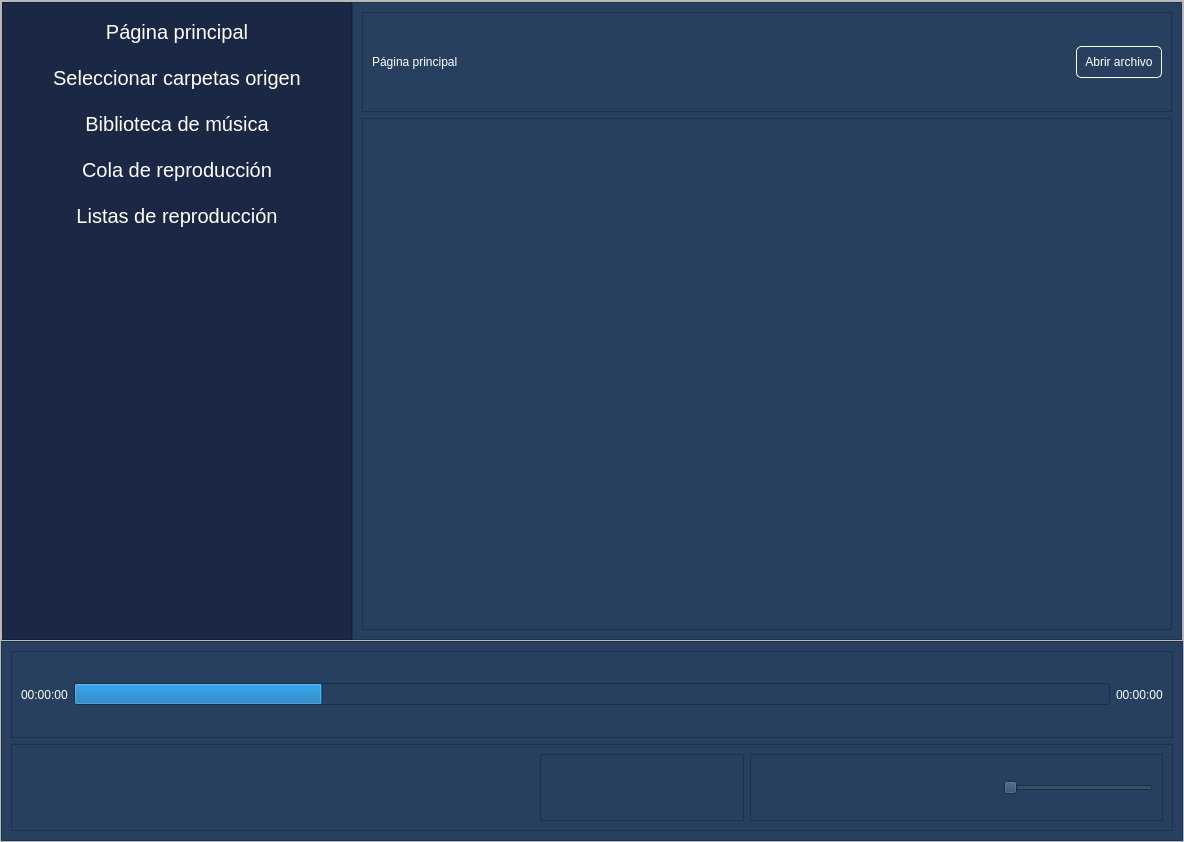
<?xml version="1.0" encoding="UTF-8"?>
<ui version="4.0">
 <class>MainWindow</class>
 <widget class="QMainWindow" name="MainWindow">
  <property name="geometry">
   <rect>
    <x>0</x>
    <y>0</y>
    <width>1184</width>
    <height>842</height>
   </rect>
  </property>
  <property name="windowTitle">
   <string>Reproductor</string>
  </property>
  <property name="windowIcon">
   <iconset>
    <normaloff>../images/play.png</normaloff>../images/play.png</iconset>
  </property>
  <property name="toolTip">
   <string/>
  </property>
  <property name="documentMode">
   <bool>false</bool>
  </property>
  <property name="tabShape">
   <enum>QTabWidget::Rounded</enum>
  </property>
  <widget class="QWidget" name="centralwidget">
   <layout class="QHBoxLayout" name="horizontalLayout">
    <property name="spacing">
     <number>0</number>
    </property>
    <property name="leftMargin">
     <number>0</number>
    </property>
    <property name="topMargin">
     <number>0</number>
    </property>
    <property name="rightMargin">
     <number>0</number>
    </property>
    <property name="bottomMargin">
     <number>0</number>
    </property>
    <item>
     <widget class="QFrame" name="frame_principal">
      <property name="styleSheet">
       <string notr="true"/>
      </property>
      <property name="frameShape">
       <enum>QFrame::StyledPanel</enum>
      </property>
      <property name="frameShadow">
       <enum>QFrame::Raised</enum>
      </property>
      <layout class="QVBoxLayout" name="verticalLayout">
       <property name="spacing">
        <number>0</number>
       </property>
       <property name="leftMargin">
        <number>0</number>
       </property>
       <property name="topMargin">
        <number>0</number>
       </property>
       <property name="rightMargin">
        <number>0</number>
       </property>
       <property name="bottomMargin">
        <number>0</number>
       </property>
       <item>
        <widget class="QFrame" name="frame_principa_superior">
         <property name="styleSheet">
          <string notr="true"/>
         </property>
         <property name="frameShape">
          <enum>QFrame::StyledPanel</enum>
         </property>
         <property name="frameShadow">
          <enum>QFrame::Raised</enum>
         </property>
         <layout class="QHBoxLayout" name="horizontalLayout_2">
          <property name="spacing">
           <number>0</number>
          </property>
          <property name="leftMargin">
           <number>0</number>
          </property>
          <property name="topMargin">
           <number>0</number>
          </property>
          <property name="rightMargin">
           <number>0</number>
          </property>
          <property name="bottomMargin">
           <number>0</number>
          </property>
          <item>
           <widget class="QFrame" name="frame_menu">
            <property name="minimumSize">
             <size>
              <width>350</width>
              <height>0</height>
             </size>
            </property>
            <property name="maximumSize">
             <size>
              <width>400</width>
              <height>16777215</height>
             </size>
            </property>
            <property name="styleSheet">
             <string notr="true">QPushButton {
	background-color: #1b2845;
	color:white;
	font-size: 20px;
	border-radius:3px;
	height: 40px;
	font: 87 12pt &quot;Helvetica LT Std Cond Blk&quot;;
}
QFrame {
background-color: #1b2845;
}

QPushButton:hover{
	background-color: #274060;
}</string>
            </property>
            <property name="frameShape">
             <enum>QFrame::StyledPanel</enum>
            </property>
            <property name="frameShadow">
             <enum>QFrame::Raised</enum>
            </property>
            <layout class="QVBoxLayout" name="verticalLayout_2">
             <item>
              <widget class="QPushButton" name="btn_main_page">
               <property name="text">
                <string>Página principal</string>
               </property>
               <property name="icon">
                <iconset>
                 <normaloff>../images/casa.png</normaloff>../images/casa.png</iconset>
               </property>
               <property name="iconSize">
                <size>
                 <width>30</width>
                 <height>30</height>
                </size>
               </property>
              </widget>
             </item>
             <item>
              <widget class="QPushButton" name="btn_select_folder">
               <property name="text">
                <string>Seleccionar carpetas origen</string>
               </property>
               <property name="icon">
                <iconset>
                 <normaloff>../images/carpeta-de-seleccion-de-musica.png</normaloff>../images/carpeta-de-seleccion-de-musica.png</iconset>
               </property>
               <property name="iconSize">
                <size>
                 <width>30</width>
                 <height>30</height>
                </size>
               </property>
              </widget>
             </item>
             <item>
              <widget class="QPushButton" name="btn_music_library">
               <property name="text">
                <string>Biblioteca de música</string>
               </property>
               <property name="icon">
                <iconset>
                 <normaloff>../images/biblioteca-musica.png</normaloff>../images/biblioteca-musica.png</iconset>
               </property>
               <property name="iconSize">
                <size>
                 <width>30</width>
                 <height>30</height>
                </size>
               </property>
              </widget>
             </item>
             <item>
              <widget class="QPushButton" name="btn_queue">
               <property name="text">
                <string>Cola de reproducción</string>
               </property>
               <property name="icon">
                <iconset>
                 <normaloff>../images/cola-reproduccion.png</normaloff>../images/cola-reproduccion.png</iconset>
               </property>
               <property name="iconSize">
                <size>
                 <width>30</width>
                 <height>30</height>
                </size>
               </property>
              </widget>
             </item>
             <item>
              <widget class="QPushButton" name="btn_playists">
               <property name="text">
                <string>Listas de reproducción</string>
               </property>
               <property name="icon">
                <iconset>
                 <normaloff>../images/lista-reproduccion.png</normaloff>../images/lista-reproduccion.png</iconset>
               </property>
               <property name="iconSize">
                <size>
                 <width>30</width>
                 <height>30</height>
                </size>
               </property>
              </widget>
             </item>
             <item>
              <spacer name="verticalSpacer_4">
               <property name="orientation">
                <enum>Qt::Vertical</enum>
               </property>
               <property name="sizeHint" stdset="0">
                <size>
                 <width>20</width>
                 <height>40</height>
                </size>
               </property>
              </spacer>
             </item>
            </layout>
           </widget>
          </item>
          <item>
           <widget class="QFrame" name="frame_main">
            <property name="styleSheet">
             <string notr="true">background-color:#274060;</string>
            </property>
            <property name="frameShape">
             <enum>QFrame::StyledPanel</enum>
            </property>
            <property name="frameShadow">
             <enum>QFrame::Raised</enum>
            </property>
            <layout class="QHBoxLayout" name="horizontalLayout_3">
             <property name="spacing">
              <number>0</number>
             </property>
             <property name="leftMargin">
              <number>0</number>
             </property>
             <property name="topMargin">
              <number>0</number>
             </property>
             <property name="rightMargin">
              <number>0</number>
             </property>
             <property name="bottomMargin">
              <number>0</number>
             </property>
             <item>
              <widget class="QStackedWidget" name="stk_main">
               <property name="font">
                <font>
                 <kerning>false</kerning>
                </font>
               </property>
               <property name="cursor">
                <cursorShape>ArrowCursor</cursorShape>
               </property>
               <property name="acceptDrops">
                <bool>true</bool>
               </property>
               <property name="toolTip">
                <string/>
               </property>
               <property name="toolTipDuration">
                <number>-1</number>
               </property>
               <property name="statusTip">
                <string/>
               </property>
               <property name="currentIndex">
                <number>0</number>
               </property>
               <widget class="QWidget" name="pg_main">
                <layout class="QVBoxLayout" name="verticalLayout_4">
                 <item>
                  <widget class="QFrame" name="frame">
                   <property name="minimumSize">
                    <size>
                     <width>0</width>
                     <height>50</height>
                    </size>
                   </property>
                   <property name="maximumSize">
                    <size>
                     <width>16777215</width>
                     <height>100</height>
                    </size>
                   </property>
                   <property name="styleSheet">
                    <string notr="true">QLabel{
	font: 87 30pt &quot;Helvetica LT Std Cond Blk&quot;;
	color:white;
}

QPushButton{
	font: 87 12pt &quot;Helvetica LT Std Cond Blk&quot;;
	color:white;
	border-radius: 5px;
	background-color: #274060;
	border:0.6px solid white;
	padding:8px;
}
QPushButton:hover{
	background-color:#335c81;
}</string>
                   </property>
                   <property name="frameShape">
                    <enum>QFrame::StyledPanel</enum>
                   </property>
                   <property name="frameShadow">
                    <enum>QFrame::Raised</enum>
                   </property>
                   <layout class="QHBoxLayout" name="horizontalLayout_8">
                    <item>
                     <widget class="QLabel" name="label">
                      <property name="minimumSize">
                       <size>
                        <width>250</width>
                        <height>0</height>
                       </size>
                      </property>
                      <property name="maximumSize">
                       <size>
                        <width>340</width>
                        <height>16777215</height>
                       </size>
                      </property>
                      <property name="text">
                       <string>Página principal</string>
                      </property>
                     </widget>
                    </item>
                    <item>
                     <spacer name="horizontalSpacer_3">
                      <property name="orientation">
                       <enum>Qt::Horizontal</enum>
                      </property>
                      <property name="sizeHint" stdset="0">
                       <size>
                        <width>40</width>
                        <height>20</height>
                       </size>
                      </property>
                     </spacer>
                    </item>
                    <item>
                     <widget class="QPushButton" name="btn_open_file_main">
                      <property name="text">
                       <string>Abrir archivo</string>
                      </property>
                     </widget>
                    </item>
                   </layout>
                  </widget>
                 </item>
                 <item>
                  <widget class="QFrame" name="frame_recent_files">
                   <property name="frameShape">
                    <enum>QFrame::StyledPanel</enum>
                   </property>
                   <property name="frameShadow">
                    <enum>QFrame::Raised</enum>
                   </property>
                  </widget>
                 </item>
                </layout>
               </widget>
               <widget class="QWidget" name="pg_select_folder">
                <layout class="QVBoxLayout" name="verticalLayout_5">
                 <item>
                  <widget class="QFrame" name="frame_3">
                   <property name="minimumSize">
                    <size>
                     <width>0</width>
                     <height>50</height>
                    </size>
                   </property>
                   <property name="maximumSize">
                    <size>
                     <width>16777215</width>
                     <height>100</height>
                    </size>
                   </property>
                   <property name="styleSheet">
                    <string notr="true">font: 87 30pt Helvetica LT Std Cond Blk;
color:white;</string>
                   </property>
                   <property name="frameShape">
                    <enum>QFrame::StyledPanel</enum>
                   </property>
                   <property name="frameShadow">
                    <enum>QFrame::Raised</enum>
                   </property>
                   <layout class="QVBoxLayout" name="verticalLayout_6">
                    <item>
                     <widget class="QLabel" name="label_2">
                      <property name="minimumSize">
                       <size>
                        <width>300</width>
                        <height>0</height>
                       </size>
                      </property>
                      <property name="maximumSize">
                       <size>
                        <width>700</width>
                        <height>16777215</height>
                       </size>
                      </property>
                      <property name="text">
                       <string>Seleccionar carpetas de música</string>
                      </property>
                     </widget>
                    </item>
                   </layout>
                  </widget>
                 </item>
                 <item>
                  <widget class="QFrame" name="frame_library">
                   <property name="frameShape">
                    <enum>QFrame::StyledPanel</enum>
                   </property>
                   <property name="frameShadow">
                    <enum>QFrame::Raised</enum>
                   </property>
                  </widget>
                 </item>
                </layout>
               </widget>
               <widget class="QWidget" name="pg_music_library">
                <layout class="QVBoxLayout" name="verticalLayout_7">
                 <item>
                  <widget class="QFrame" name="frame_4">
                   <property name="minimumSize">
                    <size>
                     <width>0</width>
                     <height>50</height>
                    </size>
                   </property>
                   <property name="maximumSize">
                    <size>
                     <width>16777215</width>
                     <height>100</height>
                    </size>
                   </property>
                   <property name="styleSheet">
                    <string notr="true">font: 87 30pt Helvetica LT Std Cond Blk;
color:white;</string>
                   </property>
                   <property name="frameShape">
                    <enum>QFrame::StyledPanel</enum>
                   </property>
                   <property name="frameShadow">
                    <enum>QFrame::Raised</enum>
                   </property>
                   <layout class="QVBoxLayout" name="verticalLayout_8">
                    <item>
                     <widget class="QLabel" name="label_3">
                      <property name="minimumSize">
                       <size>
                        <width>250</width>
                        <height>0</height>
                       </size>
                      </property>
                      <property name="maximumSize">
                       <size>
                        <width>340</width>
                        <height>16777215</height>
                       </size>
                      </property>
                      <property name="text">
                       <string>Música</string>
                      </property>
                     </widget>
                    </item>
                   </layout>
                  </widget>
                 </item>
                 <item>
                  <widget class="QFrame" name="frame_5">
                   <property name="frameShape">
                    <enum>QFrame::StyledPanel</enum>
                   </property>
                   <property name="frameShadow">
                    <enum>QFrame::Raised</enum>
                   </property>
                  </widget>
                 </item>
                </layout>
               </widget>
               <widget class="QWidget" name="pg_queue">
                <layout class="QVBoxLayout" name="verticalLayout_9">
                 <item>
                  <widget class="QFrame" name="frame_6">
                   <property name="minimumSize">
                    <size>
                     <width>0</width>
                     <height>50</height>
                    </size>
                   </property>
                   <property name="maximumSize">
                    <size>
                     <width>16777215</width>
                     <height>100</height>
                    </size>
                   </property>
                   <property name="styleSheet">
                    <string notr="true">font: 87 30pt Helvetica LT Std Cond Blk;
color:white;</string>
                   </property>
                   <property name="frameShape">
                    <enum>QFrame::StyledPanel</enum>
                   </property>
                   <property name="frameShadow">
                    <enum>QFrame::Raised</enum>
                   </property>
                   <layout class="QVBoxLayout" name="verticalLayout_10">
                    <item>
                     <widget class="QLabel" name="label_4">
                      <property name="minimumSize">
                       <size>
                        <width>450</width>
                        <height>0</height>
                       </size>
                      </property>
                      <property name="maximumSize">
                       <size>
                        <width>500</width>
                        <height>16777215</height>
                       </size>
                      </property>
                      <property name="text">
                       <string>Cola de reproducción</string>
                      </property>
                     </widget>
                    </item>
                   </layout>
                  </widget>
                 </item>
                 <item>
                  <widget class="QFrame" name="frame_7">
                   <property name="frameShape">
                    <enum>QFrame::StyledPanel</enum>
                   </property>
                   <property name="frameShadow">
                    <enum>QFrame::Raised</enum>
                   </property>
                  </widget>
                 </item>
                </layout>
               </widget>
               <widget class="QWidget" name="pg_playlists">
                <layout class="QVBoxLayout" name="verticalLayout_11">
                 <item>
                  <widget class="QFrame" name="frame_8">
                   <property name="minimumSize">
                    <size>
                     <width>0</width>
                     <height>50</height>
                    </size>
                   </property>
                   <property name="maximumSize">
                    <size>
                     <width>16777215</width>
                     <height>100</height>
                    </size>
                   </property>
                   <property name="styleSheet">
                    <string notr="true">font: 87 30pt Helvetica LT Std Cond Blk;
color:white;</string>
                   </property>
                   <property name="frameShape">
                    <enum>QFrame::StyledPanel</enum>
                   </property>
                   <property name="frameShadow">
                    <enum>QFrame::Raised</enum>
                   </property>
                   <layout class="QVBoxLayout" name="verticalLayout_12">
                    <item>
                     <widget class="QLabel" name="label_5">
                      <property name="minimumSize">
                       <size>
                        <width>450</width>
                        <height>0</height>
                       </size>
                      </property>
                      <property name="maximumSize">
                       <size>
                        <width>500</width>
                        <height>16777215</height>
                       </size>
                      </property>
                      <property name="text">
                       <string>Listas de reproducción</string>
                      </property>
                     </widget>
                    </item>
                   </layout>
                  </widget>
                 </item>
                 <item>
                  <widget class="QFrame" name="frame_9">
                   <property name="frameShape">
                    <enum>QFrame::StyledPanel</enum>
                   </property>
                   <property name="frameShadow">
                    <enum>QFrame::Raised</enum>
                   </property>
                  </widget>
                 </item>
                </layout>
               </widget>
              </widget>
             </item>
            </layout>
           </widget>
          </item>
         </layout>
        </widget>
       </item>
       <item>
        <widget class="QFrame" name="frame_reproductor">
         <property name="minimumSize">
          <size>
           <width>0</width>
           <height>200</height>
          </size>
         </property>
         <property name="maximumSize">
          <size>
           <width>16777215</width>
           <height>200</height>
          </size>
         </property>
         <property name="styleSheet">
          <string notr="true">background-color: #274060;</string>
         </property>
         <property name="frameShape">
          <enum>QFrame::StyledPanel</enum>
         </property>
         <property name="frameShadow">
          <enum>QFrame::Raised</enum>
         </property>
         <property name="lineWidth">
          <number>5</number>
         </property>
         <layout class="QVBoxLayout" name="verticalLayout_3">
          <item>
           <widget class="QFrame" name="frame_progress_bar">
            <property name="focusPolicy">
             <enum>Qt::StrongFocus</enum>
            </property>
            <property name="styleSheet">
             <string notr="true">QLabel{
	font-size: 12px;
	color:white;
	font: 87 12pt &quot;Helvetica LT Std Cond Blk&quot;;
}</string>
            </property>
            <property name="frameShape">
             <enum>QFrame::StyledPanel</enum>
            </property>
            <property name="frameShadow">
             <enum>QFrame::Raised</enum>
            </property>
            <layout class="QHBoxLayout" name="horizontalLayout_4">
             <item>
              <widget class="QLabel" name="lbl_time">
               <property name="text">
                <string>00:00:00</string>
               </property>
              </widget>
             </item>
             <item>
              <widget class="QProgressBar" name="progress_bar">
               <property name="value">
                <number>24</number>
               </property>
               <property name="format">
                <string/>
               </property>
              </widget>
             </item>
             <item>
              <widget class="QLabel" name="lbl_rest_time">
               <property name="text">
                <string>00:00:00</string>
               </property>
              </widget>
             </item>
            </layout>
           </widget>
          </item>
          <item>
           <widget class="QFrame" name="frame_buttons_rep">
            <property name="frameShape">
             <enum>QFrame::StyledPanel</enum>
            </property>
            <property name="frameShadow">
             <enum>QFrame::Raised</enum>
            </property>
            <layout class="QHBoxLayout" name="horizontalLayout_5">
             <item>
              <widget class="QLabel" name="lbl_name_song">
               <property name="minimumSize">
                <size>
                 <width>100</width>
                 <height>0</height>
                </size>
               </property>
               <property name="maximumSize">
                <size>
                 <width>350</width>
                 <height>16777215</height>
                </size>
               </property>
               <property name="styleSheet">
                <string notr="true">color:white;
font: 87 12pt &quot;Helvetica LT Std Cond Blk&quot;;</string>
               </property>
               <property name="text">
                <string/>
               </property>
              </widget>
             </item>
             <item>
              <spacer name="horizontalSpacer_2">
               <property name="orientation">
                <enum>Qt::Horizontal</enum>
               </property>
               <property name="sizeHint" stdset="0">
                <size>
                 <width>40</width>
                 <height>20</height>
                </size>
               </property>
              </spacer>
             </item>
             <item>
              <widget class="QFrame" name="frame_playbtn">
               <property name="toolTip">
                <string/>
               </property>
               <property name="styleSheet">
                <string notr="true">QPushButton {
	color:white;
	font: 87 12pt &quot;Helvetica LT Std Cond Blk&quot;;
	border-radius:8px;
}

QPushButton:hover{
	background-color:#335c81;
}</string>
               </property>
               <property name="frameShape">
                <enum>QFrame::StyledPanel</enum>
               </property>
               <property name="frameShadow">
                <enum>QFrame::Raised</enum>
               </property>
               <layout class="QHBoxLayout" name="horizontalLayout_6">
                <item>
                 <widget class="QPushButton" name="btn_random">
                  <property name="styleSheet">
                   <string notr="true"/>
                  </property>
                  <property name="text">
                   <string/>
                  </property>
                  <property name="icon">
                   <iconset>
                    <normaloff>../images/aleatorio.png</normaloff>../images/aleatorio.png</iconset>
                  </property>
                  <property name="iconSize">
                   <size>
                    <width>35</width>
                    <height>35</height>
                   </size>
                  </property>
                 </widget>
                </item>
                <item>
                 <widget class="QPushButton" name="btn_retreat">
                  <property name="styleSheet">
                   <string notr="true"/>
                  </property>
                  <property name="text">
                   <string/>
                  </property>
                  <property name="icon">
                   <iconset>
                    <normaloff>../images/anterior.png</normaloff>../images/anterior.png</iconset>
                  </property>
                  <property name="iconSize">
                   <size>
                    <width>35</width>
                    <height>35</height>
                   </size>
                  </property>
                 </widget>
                </item>
                <item>
                 <widget class="QPushButton" name="btn_play">
                  <property name="enabled">
                   <bool>true</bool>
                  </property>
                  <property name="cursor">
                   <cursorShape>ArrowCursor</cursorShape>
                  </property>
                  <property name="mouseTracking">
                   <bool>false</bool>
                  </property>
                  <property name="focusPolicy">
                   <enum>Qt::StrongFocus</enum>
                  </property>
                  <property name="contextMenuPolicy">
                   <enum>Qt::DefaultContextMenu</enum>
                  </property>
                  <property name="toolTipDuration">
                   <number>2</number>
                  </property>
                  <property name="statusTip">
                   <string/>
                  </property>
                  <property name="whatsThis">
                   <string/>
                  </property>
                  <property name="styleSheet">
                   <string notr="true">border-radius:30px;</string>
                  </property>
                  <property name="text">
                   <string/>
                  </property>
                  <property name="icon">
                   <iconset>
                    <normaloff>../images/play.png</normaloff>../images/play.png</iconset>
                  </property>
                  <property name="iconSize">
                   <size>
                    <width>60</width>
                    <height>60</height>
                   </size>
                  </property>
                  <property name="checkable">
                   <bool>false</bool>
                  </property>
                  <property name="default">
                   <bool>false</bool>
                  </property>
                  <property name="flat">
                   <bool>false</bool>
                  </property>
                 </widget>
                </item>
                <item>
                 <widget class="QPushButton" name="btn_advance">
                  <property name="toolTip">
                   <string notr="true">AAAA</string>
                  </property>
                  <property name="toolTipDuration">
                   <number>10</number>
                  </property>
                  <property name="styleSheet">
                   <string notr="true"/>
                  </property>
                  <property name="text">
                   <string/>
                  </property>
                  <property name="icon">
                   <iconset>
                    <normaloff>../images/proximo.png</normaloff>../images/proximo.png</iconset>
                  </property>
                  <property name="iconSize">
                   <size>
                    <width>35</width>
                    <height>35</height>
                   </size>
                  </property>
                 </widget>
                </item>
                <item>
                 <widget class="QPushButton" name="btn_repeat">
                  <property name="text">
                   <string/>
                  </property>
                  <property name="icon">
                   <iconset>
                    <normaloff>../images/repetir_1.png</normaloff>../images/repetir_1.png</iconset>
                  </property>
                  <property name="iconSize">
                   <size>
                    <width>35</width>
                    <height>35</height>
                   </size>
                  </property>
                 </widget>
                </item>
               </layout>
              </widget>
             </item>
             <item>
              <widget class="QFrame" name="frame_2">
               <property name="styleSheet">
                <string notr="true">QPushButton{

}</string>
               </property>
               <property name="frameShape">
                <enum>QFrame::StyledPanel</enum>
               </property>
               <property name="frameShadow">
                <enum>QFrame::Raised</enum>
               </property>
               <layout class="QHBoxLayout" name="horizontalLayout_7">
                <item>
                 <spacer name="horizontalSpacer">
                  <property name="orientation">
                   <enum>Qt::Horizontal</enum>
                  </property>
                  <property name="sizeHint" stdset="0">
                   <size>
                    <width>40</width>
                    <height>20</height>
                   </size>
                  </property>
                 </spacer>
                </item>
                <item>
                 <widget class="QSlider" name="sld_volume">
                  <property name="minimumSize">
                   <size>
                    <width>50</width>
                    <height>0</height>
                   </size>
                  </property>
                  <property name="maximumSize">
                   <size>
                    <width>150</width>
                    <height>16777215</height>
                   </size>
                  </property>
                  <property name="autoFillBackground">
                   <bool>false</bool>
                  </property>
                  <property name="tracking">
                   <bool>false</bool>
                  </property>
                  <property name="orientation">
                   <enum>Qt::Horizontal</enum>
                  </property>
                  <property name="invertedAppearance">
                   <bool>false</bool>
                  </property>
                  <property name="invertedControls">
                   <bool>false</bool>
                  </property>
                 </widget>
                </item>
               </layout>
              </widget>
             </item>
            </layout>
           </widget>
          </item>
         </layout>
        </widget>
       </item>
      </layout>
     </widget>
    </item>
   </layout>
  </widget>
  <widget class="QMenuBar" name="menubar">
   <property name="geometry">
    <rect>
     <x>0</x>
     <y>0</y>
     <width>1184</width>
     <height>26</height>
    </rect>
   </property>
  </widget>
 </widget>
 <resources/>
 <connections/>
</ui>
